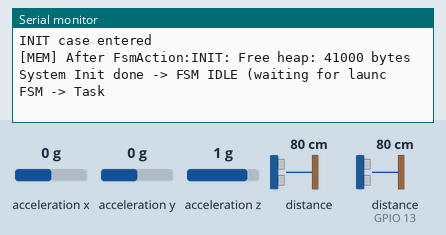
Simulated run of this program. Board: ESP32. Shown: the last lines printed to the serial monitor. The inputs (shaded band) are chosen by the test bench; at power-on: distance to the obstacle 80 cm, distance to the obstacle (sensor on GPIO 13) 80 cm, acceleration x 0 g, acceleration y 0 g, acceleration z 1 g. The echo pulse lasts 58.3 µs per cm.

Above: at 1.4 s.
1.5 s: distance to the obstacle (sensor 0) set to 2 cm
At 2.7 s:
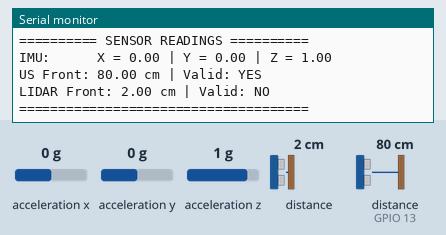
3.5 s: distance to the obstacle (sensor 0) set to 4 cm
At 4.4 s:
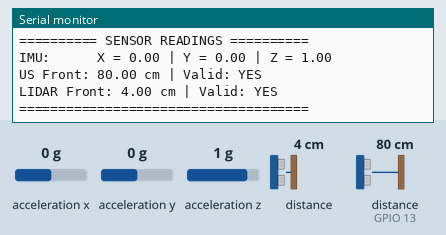
6.5 s: distance to the obstacle (sensor on GPIO 13) set to 2 cm
8.0 s: acceleration x set to -1.4 g
At 9.2 s:
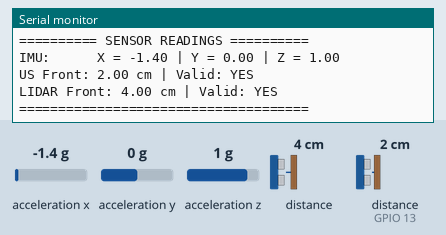
9.5 s: distance to the obstacle (sensor on GPIO 13) set to 4 cm
At 10.8 s:
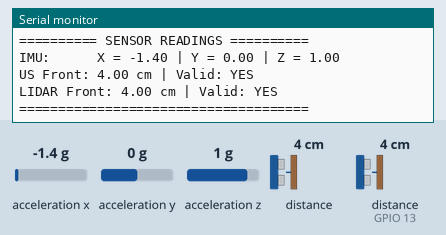
11.0 s: acceleration y set to -1.4 g
Timing chart, 0 to 13.5 s (numbered marks = the images above; inputs shaded):
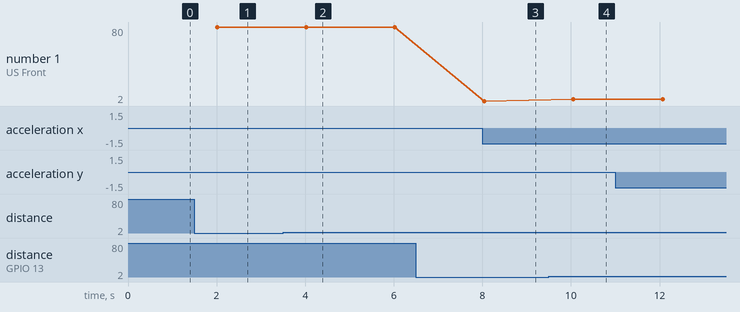

The program:

main.cpp
```cpp
// v2.0


#include <Arduino.h>
#include "FSM.h"
#include "globals.h"
#include "config.h"
#include "../util/Debug.h"

#include <Wire.h>
#include <Ultrasonic.h>
#include <VL53L0X.h>
#include "imu.h"

#include "freertos/FreeRTOS.h"
#include "freertos/semphr.h"
#include "freertos/task.h"
#include "esp_system.h"
#include "esp_spi_flash.h"
#include "esp_chip_info.h"


// Sensors
IMU imu;
IMUData imuData;
Ultrasonic us(US_TRIG_PIN, US_ECHO_PIN, US_TIMEOUT);
VL53L0X lox;

SensorsData sensorsData;
SemaphoreHandle_t sensorsMutex;
SemaphoreHandle_t i2cMutex;

// FSM
FsmContext fsmContext;


// ====== FreeRTOS Tasks =========
static int fsmSpeed = 50;          // ~20Hz
static int imuSpeed = 10;         // ~100Hz
static int ultrasonicSpeed = 50; // ~20Hz
static int lidarSpeed = 50;     // ~20Hz   (vl53l0x max is 20ms/50Hz)
void fsmTask(void* param) {
    FsmContext* ctx = (FsmContext*) param;
    fsmInitializeSystem(*ctx);

    while(true) {
      // Copy latest sensor data safely
        SensorsData current;
        xSemaphoreTake(sensorsMutex, portMAX_DELAY);
        current = sensorsData;
        xSemaphoreGive(sensorsMutex);

      // FSM step with current sensor data
        fsmStep(*ctx, current); // normal FSM logic
        vTaskDelay(pdMS_TO_TICKS(fsmSpeed)); // FSM loop
    }
}

void imuTask(void* param) {
    IMU* imu = (IMU*) param;

    while(true) {
        IMUData local;

        imu->readG(local.ax, local.ay, local.az);
        imu->readAngles(local.roll, local.pitch);

        // write
        xSemaphoreTake(sensorsMutex, portMAX_DELAY);
        sensorsData.imu = local;
        xSemaphoreGive(sensorsMutex);
        // Serial.print("X: "); Serial.print(ax, 3); Serial.print("  Y: "); Serial.print(ay, 3); Serial.print("  Z: "); Serial.println(az, 3);


        vTaskDelay(pdMS_TO_TICKS(imuSpeed)); // 20Hz
    }
}

void ultrasonicTask(void* param) {
    while(true) {

      // ---- Front US ----
      float distanceFront = us.read();
      bool validFront = (distanceFront > 0);
      xSemaphoreTake(sensorsMutex, portMAX_DELAY);
        sensorsData.usFront.distanceCm = distanceFront;
        sensorsData.usFront.valid = validFront;
        xSemaphoreGive(sensorsMutex);

      // ---- Back US ----
      // ....

        vTaskDelay(pdMS_TO_TICKS(ultrasonicSpeed)); // 10Hz
    }
}

void lidarTask(void* param) {
  while(true){
    LidarData local;
    local.distanceCm = 0;
    local.valid = true;

    xSemaphoreTake(i2cMutex, portMAX_DELAY);  // block if I2C in use
    uint16_t distanceMM = lox.readRangeContinuousMillimeters();
    bool timeout = lox.timeoutOccurred();
    if (timeout) { Serial.print(" TIMEOUT"); }
    xSemaphoreGive(i2cMutex);

    local.valid = !timeout && distanceMM >= 30 && distanceMM <= 2000;  // VL53L0X specs: 30mm - 2000mm
    local.distanceCm = distanceMM / 10.0;

    xSemaphoreTake(sensorsMutex, portMAX_DELAY);
    sensorsData.lidarFront = local;
    xSemaphoreGive(sensorsMutex);

    vTaskDelay(pdMS_TO_TICKS(lidarSpeed));
  }
}


// ----- Helpers -----
void i2c_scanner() {
  Serial.println("I2C Scanner");
  byte count = 0;
  for (byte i = 8; i < 120; i++) {
    Wire.beginTransmission(i);
    if (Wire.endTransmission() == 0) {
      Serial.print("Found device at 0x");
      Serial.println(i, HEX);
      count++;
      delay(10);
    }
  }
  if(count == 0) Serial.println("No I2C devices found");
}
void printEsp32Info() {
    Serial.println("=== ESP32 Chip Info ===");
    esp_chip_info_t chip_info;
    esp_chip_info(&chip_info);

    Serial.printf("Model: ESP32\n");
    Serial.printf("Cores: %d\n", chip_info.cores);
    Serial.printf("Revision: %d\n", chip_info.revision);
    Serial.printf("Features: %s%s%s\n",
        (chip_info.features & CHIP_FEATURE_WIFI_BGN) ? "WiFi " : "",
        (chip_info.features & CHIP_FEATURE_BLE) ? "BLE " : "",
        (chip_info.features & CHIP_FEATURE_BT) ? "BT" : "");

    Serial.printf("Flash: %dMB %s\n",
        spi_flash_get_chip_size() / (1024 * 1024),
        (chip_info.features & CHIP_FEATURE_EMB_FLASH) ? "embedded" : "external");

    Serial.printf("Free heap: %u bytes\n", ESP.getFreeHeap());
    Serial.printf("CPU frequency: %u MHz\n", ESP.getCpuFreqMHz());
    Serial.printf("SDK version: %s\n", ESP.getSdkVersion());
    Serial.printf("Sketch size: %u bytes\n", ESP.getSketchSize());
    Serial.printf("Free sketch space: %u bytes\n", ESP.getFreeSketchSpace());
    Serial.printf("Chip ID: %06X\n", (uint32_t)ESP.getEfuseMac());
    // Serial.printf("MAC address: %s\n", WiFi.macAddress().c_str());
    // Serial.printf("Flash chip ID: 0x%X\n", spi_flash_get_id());
    // Serial.printf("Flash speed: %u Hz\n", spi_flash_get_speed());
    // Serial.printf("Flash mode: %u\n", spi_flash_get_mode());
}

void lidarinit() {
  if (!lox.init()) { Serial.println("Failed to boot VL53L0X");
  } else {
    Serial.println("VL53L0X booted successfully");
    lox.setTimeout(100);
    lox.setMeasurementTimingBudget(33000);   // HIGH-SPEED mode
    lox.startContinuous(lidarSpeed);         //? Note : Continuous must be > Timing budget !
    // lox.setAddress(LIDAR1_Addr);
  }
  //
}


// ======================

void setup() {
  Wire.begin(22, 23); Wire.setClock(100000);
  debugInit(115200,    // does serial.begin() in this function
    DBG_FSM |
    DBG_TASKMANAGER     // comment DBG_ to deactivate its related prints
    // DBG_MOVEMENT |
    // DBG_SENSORS |
    // DBG_COMMS |
    // DBG_ENCODER |
    // DBG_LAUNCH_TGR
  );
  delay(200);

  // i2c_scanner();
  // printEsp32Info();

  // Shared resources
  sensorsMutex = xSemaphoreCreateMutex();
  i2cMutex     = xSemaphoreCreateMutex();

  // Instanciate Drivers
  lidarinit();
  imu.begin();

  // US init done in constructor


  // Create Tasks
  xTaskCreatePinnedToCore(imuTask, "IMU", 2048, &imu,       2, nullptr, 1);  // Start IMU task (medium priority, core 1)
  xTaskCreatePinnedToCore(fsmTask, "FSM", 4096, &fsmContext, 3, nullptr, 1);  // Start FSM task (high priority, core 1)
  xTaskCreatePinnedToCore(ultrasonicTask, "US", 4096, &us, 2, nullptr, 1);
  xTaskCreatePinnedToCore(lidarTask, "LIDAR", 4096, &lox, 2, nullptr, 1);
//

}


void loop() {
  // Do nothing
  vTaskDelay(portMAX_DELAY); // makes tasks sleep without blocking other tasks
}
```

globals.cpp
```cpp
#include "globals.h"

SensorsData sensorsData = {};
SemaphoreHandle_t sensorsMutex = nullptr;
```

globals.h
```cpp
#pragma once
#include <Arduino.h>

// Global shared objects between modules
// Button driver included from lib path; PlatformIO adds lib/ to include paths.


#include "../lib/task_manager/TaskManager.h"
class TaskManager;
extern TaskManager* taskManager;


// ==============================

struct IMUData {
    float ax; float ay; float az;   // acceleration/translation
    float roll; float pitch;        // Angles
};

struct USData {
    float distanceCm;
    bool valid;
};

struct LidarData {
    float distanceCm;
    bool valid;
};

struct SensorsData {
    IMUData imu;
    USData usFront;
    // USData usLeft;
    // USData usRight;
    LidarData lidarFront;
    // bool bumperPressed;
};

// Shared instance
extern SensorsData sensorsData;
extern SemaphoreHandle_t sensorsMutex;  // Mutex protecting access
```

config.h
```cpp
#ifndef CONFIG_H
#define CONFIG_H

#pragma once

/**
 * CONFIG.H
 *
 * Configuration centrale pour le système de mouvement du robot
 * Tous les paramètres physiques et pins sont définis ici
 */

// =========== ACTUATORS PINS ===========
#define LAUNCH_TRIGGER_PIN A0
#define TEAM_SWITCH_PIN A2
// #define EMERGENCY_PIN A3


// =========== MOTOR PINS =============
// #define MOTOR_LEFT_ID 1      // Motor 1 = roue gauche
// #define MOTOR_RIGHT_ID 2     // Motor 2 = roue droite

#define WHEEL_DIAMETER 6.0f // Diamètre des roues en centimètres (60mm)
#define WHEEL_BASE 10.8f // Distance entre les centres des deux roues en centimètres (10cm)
#define ENCODER_RESOLUTION 70 // Résolution de l'encodeur (nombre de ticks par tour complet) - À VÉRIFIER!

// ENCODERS
// #define ENCODER_PIN_LEFT 2   // Arduino Uno: pins 2 et 3 supportent les interruptions
// #define ENCODER_PIN_RIGHT 3

// SPEED
#define DEFAULT_SPEED 120  // Vitesse par défaut des moteurs (0 = arrêt, 255 = vitesse maximale) min 80
#define MIN_SPEED 80
#define MAX_SPEED 255
#define MOVEMENT_LOOP_DELAY 0.01f
#define STOP_TOLERANCE 2


// =========== STEPPER PINS ===========
// #define STEPPER_M1_PIN1 8
// #define STEPPER_M1_PIN2 10
// #define STEPPER_M1_PIN3 9
// #define STEPPER_M1_PIN4 11

// #define STEPPER_M2_PIN1 4
// #define STEPPER_M2_PIN2 6
// #define STEPPER_M2_PIN3 5
// #define STEPPER_M2_PIN4 7


// ============ SERVO PINS ===========
// #define SERVO_PIN 1
#define SERVO_MIN_ANGLE 45
#define SERVO_MAX_ANGLE 135
#define SERVO_DELAY_MS 1000


// ===========
// SENSORS PINS
// ===========

// Ultrasonic
#define US_TIMEOUT 20000UL
#define US_TRIG_PIN 12
#define US_ECHO_PIN 13


// LiDAR
#define LIDAR1_Addr 0x30        // pin XSHUT du LIDAR1
// #define LIDAR1_PIN 8         // pin XSHUT du LIDAR1
// #define LIDAR2_PIN 9         // pin XSHUT du LIDAR2
// #define LIDAR3_PIN 10        // pin XSHUT du LIDAR3
#define LIDAR1_THRESHOLD 80     // detection thresh in cm.
#define LIDAR2_THRESHOLD 80     // detection thresh in cm.
#define LIDAR3_THRESHOLD 100    // detection thresh in cm.

#endif // SETTINGS_H
```

Measured:
- after the input at 1.5 s, the serial monitor: prints a new line after 0.52 s (image 1)
- after the input at 3.5 s, the serial monitor: prints a new line after 0.52 s (image 2)
- after the input at 8.0 s, the serial monitor: prints a new line at once (image 3)
- after the input at 9.5 s, the serial monitor: prints a new line after 0.56 s (image 4)
